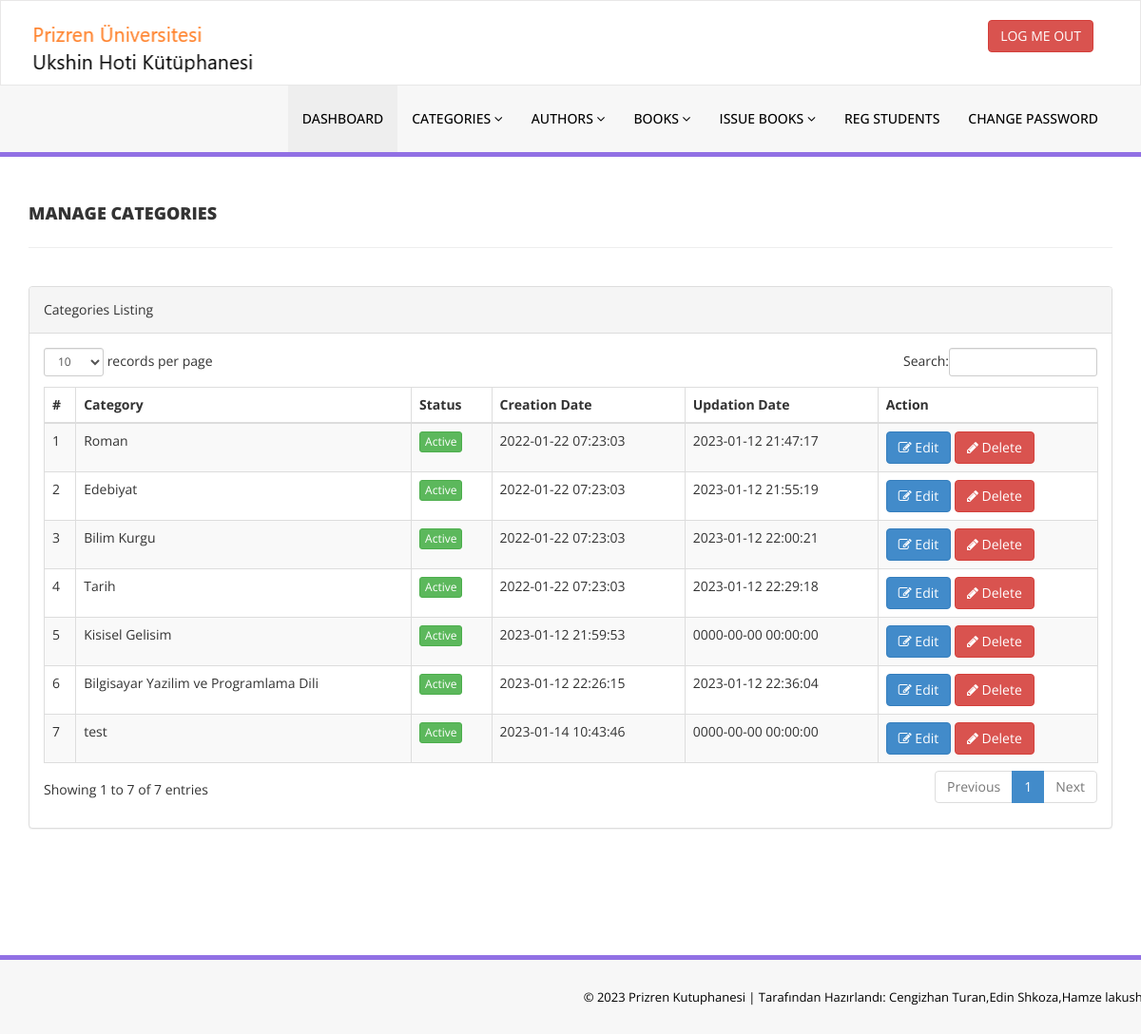
The app's page /admin/manage-categories.php (signed in) with its own data.
### tables this page shows
CREATE TABLE `tblcategory` (
  `id` int(11) NOT NULL,
  `CategoryName` varchar(150) DEFAULT NULL,
  `Status` int(1) DEFAULT NULL,
  `CreationDate` timestamp NULL DEFAULT current_timestamp(),
  `UpdationDate` timestamp NULL DEFAULT '0000-00-00 00:00:00' ON UPDATE current_timestamp()
);

### htdocs/admin/manage-categories.php (the view, shortened to what this page needs)
<?php
include('includes/config.php');
if(strlen($_SESSION['alogin'])==0)
    {
header('location:index.php');
}
else{
    ?>
<!DOCTYPE html>
<html xmlns="http://www.w3.org/1999/xhtml">
<head>
    <link href="assets/css/bootstrap.css" rel="stylesheet" />
    <link href="assets/css/font-awesome.css" rel="stylesheet" />
    <link href="assets/js/dataTables/dataTables.bootstrap.css" rel="stylesheet" />
    <link href="assets/css/style.css" rel="stylesheet" />
</head>
<body>
<?php include('includes/header.php');?>
    <div class="content-wrapper">
         <div class="container">
        <div class="row pad-botm">
            <div class="col-md-12">
                <h4 class="header-line">Manage Categories</h4>
    </div>
     <div class="row">
</div>
        </div>
            <div class="row">
                <div class="col-md-12">
                    <div class="panel panel-default">
                        <div class="panel-heading">
                           Categories Listing
                        </div>
                        <div class="panel-body">
                            <div class="table-responsive">
                                <table class="table table-striped table-bordered table-hover" id="dataTables-example">
                                    <thead>
                                        <tr>
                                            <th>#</th>
                                            <th>Category</th>
                                            <th>Status</th>
                                            <th>Creation Date</th>
                                            <th>Updation Date</th>
                                            <th>Action</th>
                                        </tr>
                                    </thead>
                                    <tbody>
<?php $sql = "SELECT * from  tblcategory";
$query = $dbh -> prepare($sql);
$query->execute();
$results=$query->fetchAll(PDO::FETCH_OBJ);
$cnt=1;
if($query->rowCount() > 0)
{
foreach($results as $result)
{               ?>
                                        <tr class="odd gradeX">
                                            <td class="center"><?php echo htmlentities($cnt);?></td>
                                            <td class="center"><?php echo htmlentities($result->CategoryName);?></td>
                                            <td class="center"><?php if($result->Status==1) {?>
                                            <a href="#" class="btn btn-success btn-xs">Active</a>
                                            <?php } else {?>
                                            <a href="#" class="btn btn-danger btn-xs">Inactive</a>
                                            <?php } ?></td>
                                            <td class="center"><?php echo htmlentities($result->CreationDate);?></td>
                                            <td class="center"><?php echo htmlentities($result->UpdationDate);?></td>
                                            <td class="center">
                                            <a href="edit-category.php?catid=<?php echo htmlentities($result->id);?>"><button class="btn btn-primary"><i class="fa fa-edit "></i> Edit</button>
                                          <a href="manage-categories.php?del=<?php echo htmlentities($result->id);?>" onclick="return confirm('Are you sure you want to delete?');"" >  <button class="btn btn-danger"><i class="fa fa-pencil"></i> Delete</button>
                                            </td>
                                        </tr>
 <?php $cnt=$cnt+1;}} ?>
                                    </tbody>
                                </table>
                            </div>
                        </div>
                    </div>
                </div>
            </div>
    </div>
    </div>
  <?php include('includes/footer.php');?>
</body>
</html>
<?php } ?>

### htdocs/admin/assets/css/style.css (style rules this page uses)
.content-wrapper { margin-top: 40px; min-height:800px; padding-bottom:90px; }
.header-line { font-weight:900; padding-bottom:25px; border-bottom:1px solid #eeeeee; text-transform:uppercase; }
.pad-botm { padding-bottom:30px; }

### records on screen
tblcategory: CategoryName "Roman", Status "Active", CreationDate "2022-01-22 07:23:03", UpdationDate "2023-01-12 21:47:17"
tblcategory: CategoryName "Edebiyat", Status "Active", CreationDate "2022-01-22 07:23:03", UpdationDate "2023-01-12 21:55:19"
tblcategory: CategoryName "Bilim Kurgu", Status "Active", CreationDate "2022-01-22 07:23:03", UpdationDate "2023-01-12 22:00:21"
tblcategory: CategoryName "Tarih", Status "Active", CreationDate "2022-01-22 07:23:03", UpdationDate "2023-01-12 22:29:18"
tblcategory: CategoryName "Kisisel Gelisim", Status "Active", CreationDate "2023-01-12 21:59:53", UpdationDate "0000-00-00 00:00:00"
tblcategory: CategoryName "Bilgisayar Yazilim ve Programlama Dili", Status "Active", CreationDate "2023-01-12 22:26:15", UpdationDate "2023-01-12 22:36:04"
tblcategory: CategoryName "test", Status "Active", CreationDate "2023-01-14 10:43:46", UpdationDate "0000-00-00 00:00:00"
